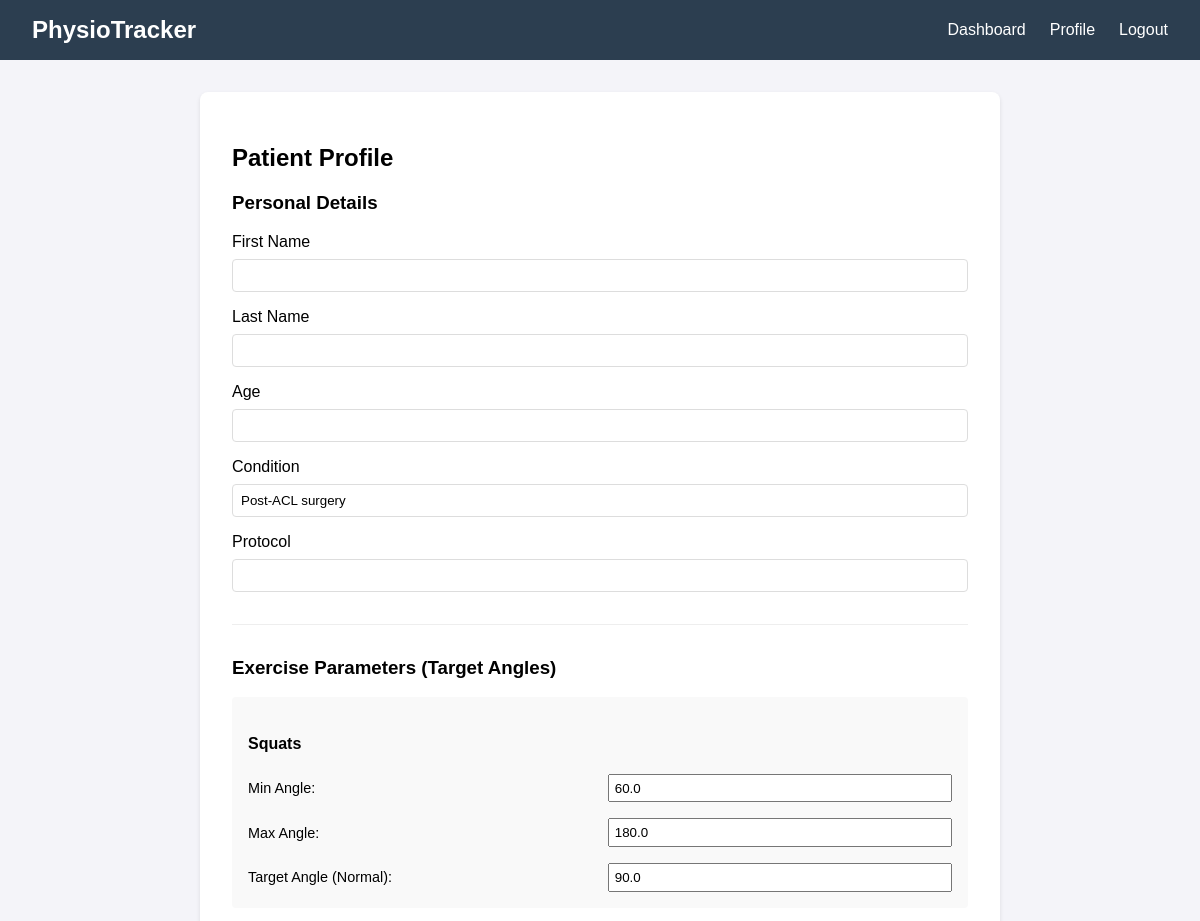
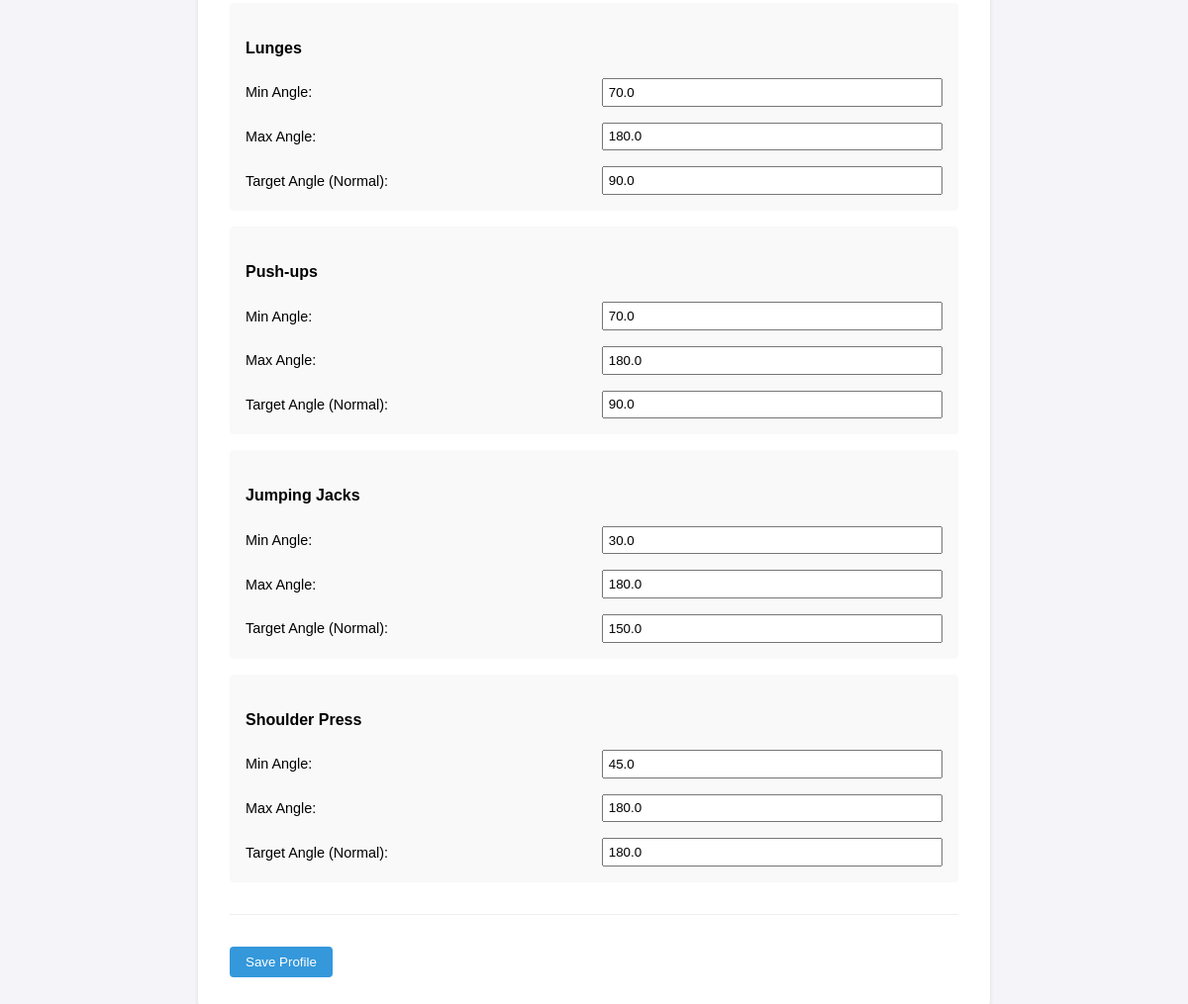
The app's page /profile (signed in) with its own data (2 pictures, top to bottom).
### models.py (models this page shows)
class PatientProfile(db.Model):
    id = db.Column(db.Integer, primary_key=True)
    user_id = db.Column(db.Integer, db.ForeignKey('user.id'), nullable=False)
    first_name = db.Column(db.String(100))
    last_name = db.Column(db.String(100))
    age = db.Column(db.Integer)
    condition = db.Column(db.String(200))
    protocol = db.Column(db.String(200))

class ParameterSet(db.Model):
    id = db.Column(db.Integer, primary_key=True)
    user_id = db.Column(db.Integer, db.ForeignKey('user.id'), nullable=False)
    exercise_name = db.Column(db.String(100), nullable=False)
    min_angle = db.Column(db.Float, nullable=False, default=0.0)
    max_angle = db.Column(db.Float, nullable=False, default=180.0)
    target_angle = db.Column(db.Float, nullable=False, default=90.0)

### app.py (the view, shortened to what this page needs)
@app.route('/profile', methods=['GET', 'POST'])
@login_required
def profile():
    return render_template('profile.html', user=current_user)

### app.py (called while the page is built)
@login_manager.user_loader
def load_user(user_id):
    return User.query.get(int(user_id))

### templates/profile.html
{% extends 'base.html' %}
{% block content %}
<div class="profile">
    <h2>Patient Profile</h2>
    <form method="POST" action="{{ url_for('profile') }}">
        <div class="form-section">
            <h3>Personal Details</h3>
            <div class="form-group">
                <label>First Name</label>
                <input type="text" name="first_name" value="{{ user.profile.first_name or '' }}">
            </div>
            <div class="form-group">
                <label>Last Name</label>
                <input type="text" name="last_name" value="{{ user.profile.last_name or '' }}">
            </div>
            <div class="form-group">
                <label>Age</label>
                <input type="number" name="age" value="{{ user.profile.age or '' }}">
            </div>
            <div class="form-group">
                <label>Condition</label>
                <input type="text" name="condition" value="{{ user.profile.condition or '' }}">
            </div>
            <div class="form-group">
                <label>Protocol</label>
                <input type="text" name="protocol" value="{{ user.profile.protocol or '' }}">
            </div>
        </div>
        <div class="form-section">
            <h3>Exercise Parameters (Target Angles)</h3>
            {% for param in user.parameters %}
            <div class="param-group">
                <h4>{{ param.exercise_name }}</h4>
                <div class="param-inputs">
                    <label>Min Angle:</label>
                    <input type="number" step="0.1" name="{{ param.exercise_name }}_min" value="{{ param.min_angle }}">
                    <label>Max Angle:</label>
                    <input type="number" step="0.1" name="{{ param.exercise_name }}_max" value="{{ param.max_angle }}">
                    <label>Target Angle (Normal):</label>
                    <input type="number" step="0.1" name="{{ param.exercise_name }}_target" value="{{ param.target_angle }}">
                </div>
            </div>
            {% endfor %}
        </div>
        <button type="submit" class="btn">Save Profile</button>
    </form>
</div>
{% endblock %}

### templates/base.html (shortened to what this page needs)
<!DOCTYPE html>
<html lang="en">
<head>
    <link rel="stylesheet" href="{{ url_for('static', filename='css/style.css') }}">
</head>
<body>
    <nav>
        <div class="logo">PhysioTracker</div>
        <ul>
            {% if current_user.is_authenticated %}
                <li><a href="{{ url_for('dashboard') }}">Dashboard</a></li>
                <li><a href="{{ url_for('profile') }}">Profile</a></li>
                <li><a href="{{ url_for('logout') }}">Logout</a></li>
            {% else %}
                <li><a href="{{ url_for('login') }}">Login</a></li>
                <li><a href="{{ url_for('register') }}">Register</a></li>
            {% endif %}
        </ul>
    </nav>
    <main>
        {% block content %}{% endblock %}
    </main>
</body>
</html>

### static/css/style.css (style rules this page uses)
* { box-sizing: border-box; font-family: Arial, sans-serif; }
body { margin: 0; padding: 0; background-color: #f4f4f9; }
nav { background-color: #2c3e50; color: white; display: flex; justify-content: space-between; padding: 1rem 2rem; align-items: center; }
nav .logo { font-size: 1.5rem; font-weight: bold; }
nav ul { list-style: none; display: flex; gap: 1.5rem; margin: 0; padding: 0; }
nav a { color: white; text-decoration: none; }
main { padding: 2rem; max-width: 1000px; margin: 0 auto; }
.btn { background-color: #3498db; color: white; padding: 0.5rem 1rem; text-decoration: none; border: none; border-radius: 4px; cursor: pointer; display: inline-block; }
.auth-form, .profile { background: white; padding: 2rem; border-radius: 8px; box-shadow: 0 2px 4px rgba(0,0,0,0.1); max-width: 500px; margin: 0 auto; }
.profile { max-width: 800px; }
.form-group { margin-bottom: 1rem; }
.form-group label { display: block; margin-bottom: 0.5rem; }
.form-group input { width: 100%; padding: 0.5rem; border: 1px solid #ddd; border-radius: 4px; }
.form-section { margin-bottom: 2rem; border-bottom: 1px solid #eee; padding-bottom: 1rem; }
.param-group { background: #f9f9f9; padding: 1rem; margin-bottom: 1rem; border-radius: 4px; }
.param-inputs { display: grid; grid-template-columns: 1fr 1fr; gap: 1rem; align-items: center; }
.param-inputs label { font-size: 0.9rem; }
.param-inputs input { padding: 0.3rem; width: 100%; }

### records on screen
PatientProfile: condition "Post-ACL surgery"
ParameterSet: exercise_name "Squats", min_angle "60.0", max_angle "180.0", target_angle "90.0"
ParameterSet: exercise_name "Lunges", min_angle "70.0", max_angle "180.0", target_angle "90.0"
ParameterSet: exercise_name "Push-ups", min_angle "70.0", max_angle "180.0", target_angle "90.0"
ParameterSet: exercise_name "Jumping Jacks", min_angle "30.0", max_angle "180.0", target_angle "150.0"
ParameterSet: exercise_name "Shoulder Press", min_angle "45.0", max_angle "180.0", target_angle "180.0"
